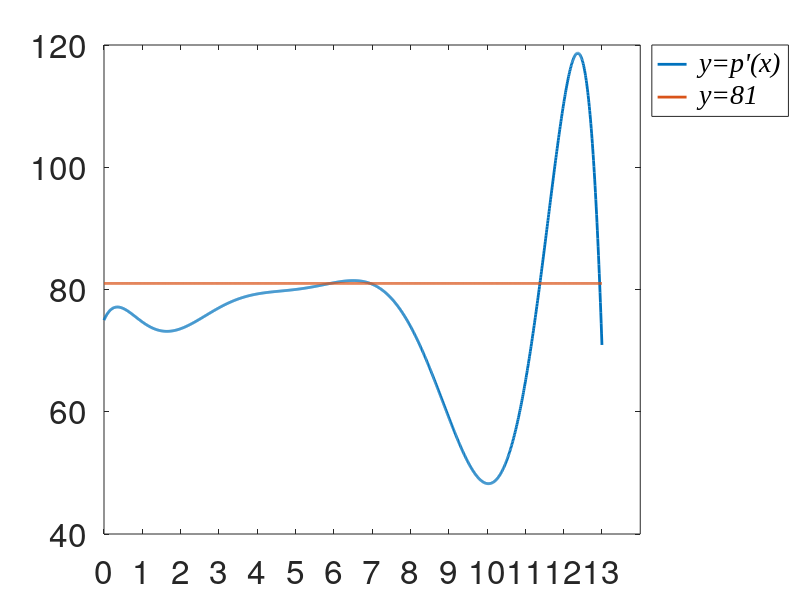

This chart was generated by the following MATLAB code:
x =0 : 0.01 : 13;
tick = 0:1:13;
p0 = -0.000182013* x.^8 + 0.00832472 * x.^7 + -0.15313 * x.^6 + 1.45825 * x.^5 + -7.69148 * x.^4 + 22.0325 * x.^3 + -30.2859 * x.^2 + 14.3238 * x.^1 + 75;
y = 81 + 0 .* x;
plot(x,p0,'Linewidth',2)
hold on
plot(x,y,'Linewidth',2)
set(gca,'FontSize',24)
set(gca,'xtick',tick)
legend('{\it y=p''(x)}','{\it y=81}')
set(legend,'FontSize',20,'FontName', 'Times New Roman', 'Location','NorthEastOutside')
saveas(gcf, '../../output/images/D.png')
